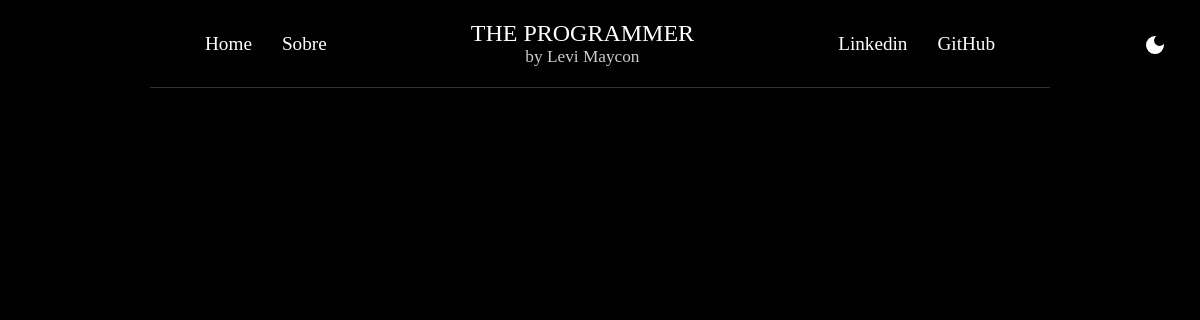
Before: / with the older database file.
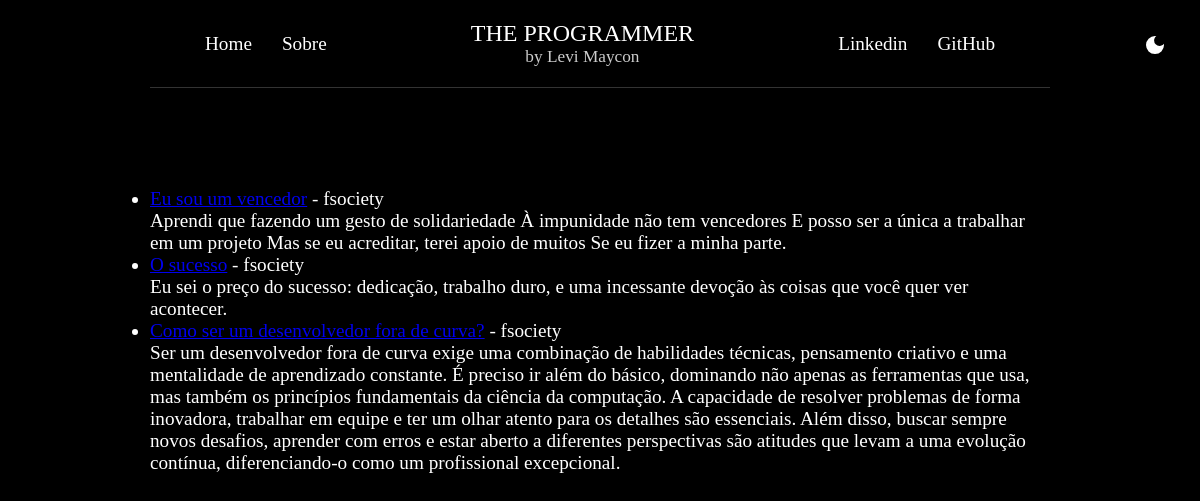
After: the same page with the newer database file.
### blog/models.py (models this page shows, shortened)
class Post(models.Model):
    title = models.CharField(max_length=255)
    author = models.ForeignKey(User, on_delete=models.CASCADE)
    body = models.TextField()

### blog/views.py (the view)
# urls.py: path('', HomeView.as_view(), name='home'),
class HomeView(ListView):
    model = Post
    template_name = 'index.html'
    context_object_name = 'posts'
    def get_queryset(self):
        return Post.objects.all()

### core/templates/index.html (shortened to what this page needs)
{% load static %}
<!DOCTYPE html>
<html lang="en">
<head>
    <link rel="stylesheet" href="{% static 'css/styles.css' %}">
</head>
<body>
    <header>
        <nav class="navigation">
            <ul class="menu menu-left">
                <li><a href="#">Home</a></li>
                <li><a href="#">Sobre</a></li>
            </ul>
            <div class="logo">
                <a href="#" class="logo-title">THE PROGRAMMER</a>
                <p class="logo-subtitle">by Levi Maycon</p>
            </div>
            <ul class="menu menu-right">
                <li><a href="#">Linkedin</a></li>
                <li><a href="#">GitHub</a></li>
            </ul>
            <button id="theme-switch">
                <svg xmlns="http://www.w3.org/2000/svg" height="24px" viewBox="0 -960 960 960" width="24px"
                    fill="#e8eaed">
                    <path
                        d="M480-120q-150 0-255-105T120-480q0-150 105-255t255-105q14 0 27.5 1t26.5 3q-41 29-65.5 75.5T444-660q0 90 63 153t153 63q55 0 101-24.5t75-65.5q2 13 3 26.5t1 27.5q0 150-105 255T480-120Z" />
                </svg>
            </button>
        </nav>
    </header>
    <main class="grid-sections">
        {% block content %}
            <ul>
                {% for post in posts %}
                    <li><a href="#">{{ post.title }}</a> - {{ post.author }}<br>
                    {{ post.body }}</li>
                {% endfor %}
            </ul>
        {% endblock %}
    </main>
</body>
</html>

### static/css/styles.css (style rules this page uses)
:root { --background-color: #000; --article-title: #fff; --primary-color: #fff; --text-color: #fff; --link-hover-color: #007BFF; --font-family: "ProximaNova"; --font-size-larger: larger; --font-title: 24px; --font-weight-light: 100; --font-weight-bold: 100; --box-shadow: 0 2px 4px rgba(0, 0, 0, 0.1); --logo-subtitle-color: #ccc; }
#theme-switch { height: 50px; width: 50px; padding: 0; border-radius: 50%; background-color: var(--background-color); display: flex; justify-content: center; border: none; cursor: pointer; align-items: center; position: fixed; top: 20px; right: 20px; transition: 0.3; }
#theme-switch svg { fill: var(--primary-color) }
* { margin: 0; padding: 0; box-sizing: border-box; }
body { max-width: 900px; margin: 0 auto; background-color: var(--background-color); font-family: var(--font-family); font-size: var(--font-size-larger); color: var(--text-color); }
header { padding: 10px 20px; box-shadow: var(--box-shadow); border-bottom: 1px solid #333; }
.navigation { display: flex; justify-content: space-between; align-items: center; padding: 10px 20px; }
.menu { display: flex; margin: 0; padding: 0; list-style: none; }
.menu-left li, .menu-right li { margin: 0 15px; }
.menu-left li a, .menu-right li a { font-weight: var(--font-weight-light); color: var(--text-color); text-decoration: none; }
.logo { text-align: center; padding: 0 10px; }
.logo-title { color: var(--text-color); font-weight: var(--font-weight-bold); font-size: var(--font-title); text-decoration: none; }
.logo-subtitle { font-weight: var(--font-weight-light); font-size: 0.9em; color: var(--logo-subtitle-color); }
.grid-sections { display: grid; column-gap: 90px; margin-top: 100px; grid-template-columns: repeat(auto-fit, minmax(600px, 1fr)); }

Changed rows visible on the page:
added Post: title "Eu sou um vencedor", author "fsociety", body "Aprendi que fazendo um gesto de solidariedade À impunidade não tem vencedores E posso ser a única a trabalhar em um projeto Mas se eu acreditar, terei apoio de muitos Se eu fizer a minha parte."
added Post: title "O sucesso", author "fsociety", body "Eu sei o preço do sucesso: dedicação, trabalho duro, e uma incessante devoção às coisas que você quer ver acontecer."
added Post: title "Como ser um desenvolvedor fora de curva?", author "fsociety", body "Ser um desenvolvedor fora de curva exige uma combinação de habilidades técnicas, pensamento criativo e uma mentalidade de aprendizado constante. É preciso ir além do básico, dominando não apenas as ferramentas que usa, mas também os princípios fundamentais da ciência da computação. A capacidade de resolver problemas de forma inovadora, trabalhar em equipe e ter um olhar atento para os detalhes são essenciais. Além disso, buscar sempre novos desafios, aprender com erros e estar aberto a diferentes perspectivas são atitudes que levam a uma evolução contínua, diferenciando-o como um profissional excepcional."
